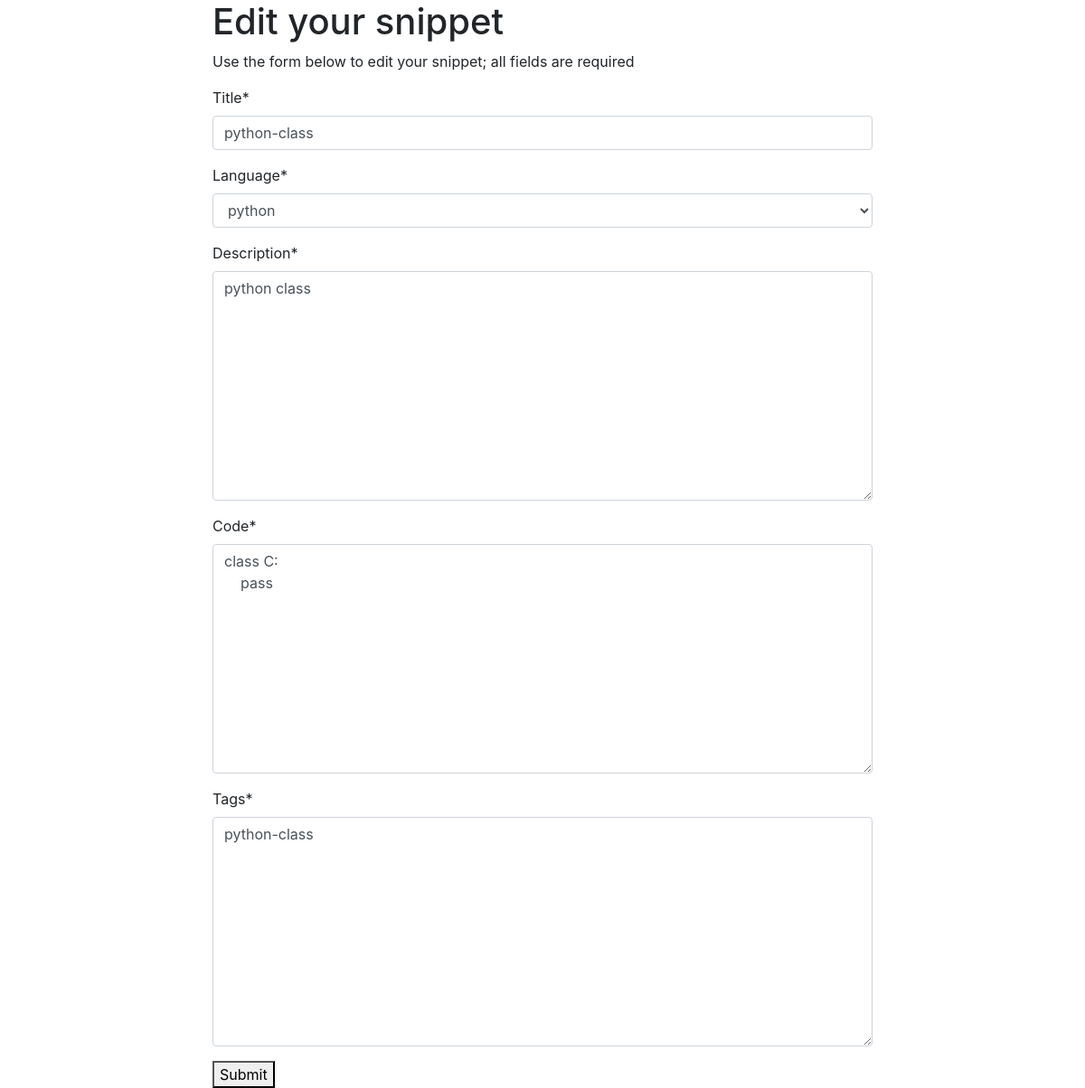
/edit/5/ (signed in), run on the app's committed database.
### cab/models.py (models this page shows, shortened)
class Snippet(models.Model):
    objects = SnippetManager()
    title = models.CharField(max_length=225)
    language = models.ForeignKey(Language, on_delete=models.CASCADE)
    author = models.ForeignKey(User, on_delete=models.CASCADE)
    description = models.TextField()
    description_html = models.TextField(editable=False)
    code = models.TextField()
    highlighted_code = models.TextField(editable=False)
    tags = TagField()
    pub_date = models.DateTimeField(editable=False)
    updated_date = models.DateTimeField(editable=False)
    class Meta:
        ordering = ["-pub_date"]

### cab/views.py (the view)
# urls.py: path('edit/<int:snippet_id>/', edit_snippet, name='edit_snippet'),
def edit_snippet(request, snippet_id):
    snippet = get_object_or_404(Snippet, id=snippet_id)
    if request.user.id != snippet.author.id:
        return HttpResponseForbidden()
    if request.method == "POST":
        form = SnippetForm(instance=snippet, data=request.POST)
        if form.is_valid():
            snippet = form.save()
            return HttpResponseRedirect(snippet.get_absolute_url())
    else:
        form = SnippetForm(instance=snippet)
        return render(request, 'cab/add_snippet.html', {"form": form, 'add':
                                                        False})

### cab/forms.py
class SnippetForm(ModelForm):
    class Meta:
        model = Snippet
        exclude = ['author', ]

### cab/models.py (called while the page is built)
    def __str__(self):
        return self.name

### cab/templates/cab/add_snippet.html (shortened to what this page needs)
{% extends 'base.html' %}
{% load crispy_forms_tags %}
{% block content %}
<h1>{% if add %}Add a{% else %}Edit your{% endif %} snippet</h1>
<p>Use the form below to {% if add %}add{% else %}edit {% endif %}
  your snippet; all fields are required</p>
<form method="POST">
  {{ form|crispy }}
  <button type="submit">Submit</button>
</form>
{% endblock content %}

### data on the page
Snippet: title "python-class", language "python", description "python class", code "class C: pass", tags "python-class"
